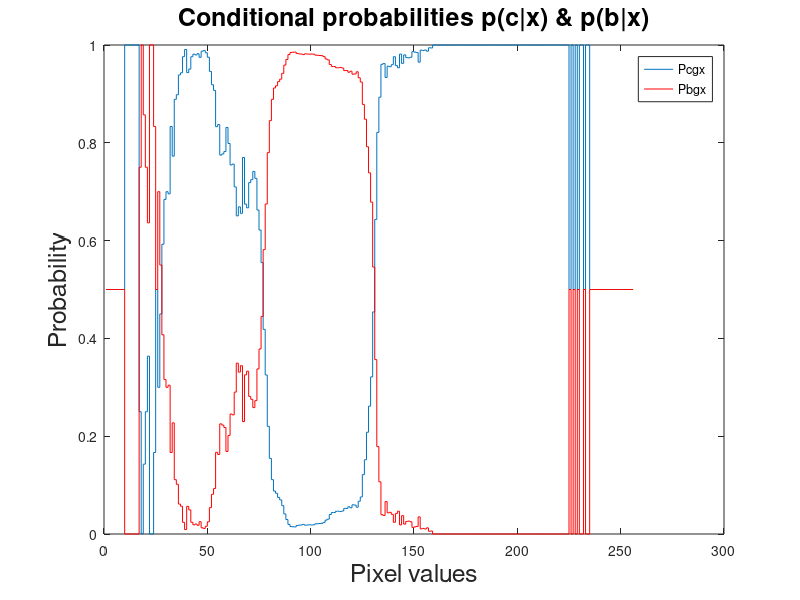

This figure's MATLAB source:
%CPS527--HW1Q7_3
clc;
clear all;
S = load ('hw1.mat');
Pxgc = S.pxgc;
Pxgb = S.pxgb;
Pc = 58299 / (1024 * 1024);
Pb = 1 - Pc;
%calculate pcgx
Pxc = Pxgc .* Pc;
Px = Pxgc .* Pc + Pxgb .* Pb;
[row_zero_idx, col_zero_idx] = find(Px == 0);
Pcgx = Pxc ./ Px;
Pcgx(row_zero_idx, :) = 1 / 2;
%calculate pbgx
Pxb = Pxgb .* Pb;
Pbgx = Pxb ./ Px;
Pbgx(row_zero_idx, :) = 1 / 2;
stairs(Pcgx);
hold on
stairs(Pbgx, 'color', 'red');
title('Conditional probabilities p(c|x) & p(b|x)','fontsize',18);
xlabel('Pixel values','fontsize',18);
ylabel('Probability','fontsize',18);
legend('Pcgx','Pbgx');




%calculate tau
Epc = sum(Pcgx .* Px, 1);


% Pcgx = bayes(Pxgc, Pc);
% Pbgx = bayes(Pxgb, Pb);
